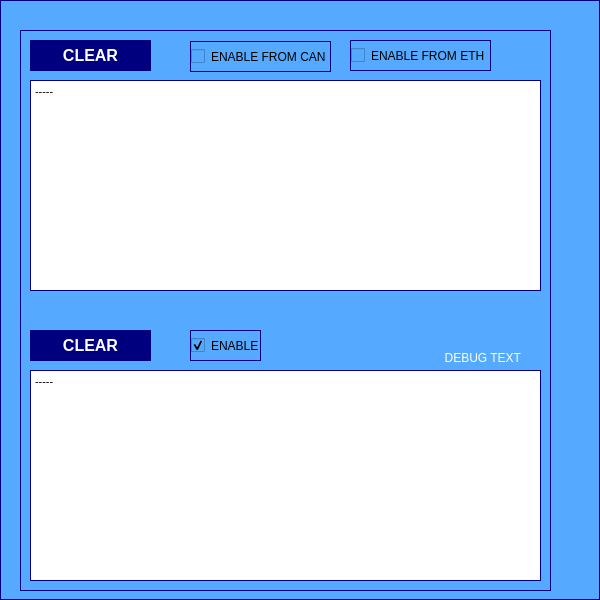
<?xml version="1.0" encoding="UTF-8"?>
<ui version="4.0">
 <class>debugWindow</class>
 <widget class="QWidget" name="debugWindow">
  <property name="geometry">
   <rect>
    <x>0</x>
    <y>0</y>
    <width>600</width>
    <height>600</height>
   </rect>
  </property>
  <property name="windowTitle">
   <string>GENERATOR DEBUG WINDOW</string>
  </property>
  <property name="styleSheet">
   <string notr="true">
background-color: rgb(85, 170, 255);</string>
  </property>
  <widget class="QFrame" name="mainFrame">
   <property name="geometry">
    <rect>
     <x>0</x>
     <y>0</y>
     <width>600</width>
     <height>600</height>
    </rect>
   </property>
   <property name="font">
    <font>
     <pointsize>20</pointsize>
     <bold>true</bold>
    </font>
   </property>
   <property name="styleSheet">
    <string notr="true">border-width: 1px;
border-style: solid; 
border-color: darkblue;
border-color: rgb(0, 0, 127);</string>
   </property>
   <property name="frameShape">
    <enum>QFrame::StyledPanel</enum>
   </property>
   <property name="frameShadow">
    <enum>QFrame::Raised</enum>
   </property>
   <widget class="QFrame" name="connectionFrame_4">
    <property name="geometry">
     <rect>
      <x>20</x>
      <y>30</y>
      <width>531</width>
      <height>561</height>
     </rect>
    </property>
    <property name="styleSheet">
     <string notr="true">border-width: 1px;
border-style: solid; 
border-color: darkblue;
border-color: rgb(0, 0, 127);
</string>
    </property>
    <property name="frameShape">
     <enum>QFrame::StyledPanel</enum>
    </property>
    <property name="frameShadow">
     <enum>QFrame::Raised</enum>
    </property>
    <widget class="QPlainTextEdit" name="canText">
     <property name="geometry">
      <rect>
       <x>10</x>
       <y>50</y>
       <width>511</width>
       <height>211</height>
      </rect>
     </property>
     <property name="font">
      <font>
       <pointsize>8</pointsize>
      </font>
     </property>
     <property name="styleSheet">
      <string notr="true">background-color: rgb(255, 255, 255);
color: rgb(0, 0, 0);
</string>
     </property>
     <property name="plainText">
      <string>-----
</string>
     </property>
    </widget>
    <widget class="QPushButton" name="logClearButton">
     <property name="geometry">
      <rect>
       <x>10</x>
       <y>10</y>
       <width>121</width>
       <height>31</height>
      </rect>
     </property>
     <property name="font">
      <font>
       <pointsize>12</pointsize>
       <bold>true</bold>
      </font>
     </property>
     <property name="styleSheet">
      <string notr="true">background-color: rgb(0, 0, 127);
color: rgb(255, 255, 255);
border-width: 0px;
</string>
     </property>
     <property name="text">
      <string>CLEAR</string>
     </property>
    </widget>
    <widget class="QCheckBox" name="logEnableCheck">
     <property name="geometry">
      <rect>
       <x>170</x>
       <y>11</y>
       <width>141</width>
       <height>31</height>
      </rect>
     </property>
     <property name="text">
      <string>ENABLE FROM CAN</string>
     </property>
    </widget>
    <widget class="QPlainTextEdit" name="debugText">
     <property name="geometry">
      <rect>
       <x>10</x>
       <y>340</y>
       <width>511</width>
       <height>211</height>
      </rect>
     </property>
     <property name="font">
      <font>
       <pointsize>8</pointsize>
      </font>
     </property>
     <property name="styleSheet">
      <string notr="true">background-color: rgb(255, 255, 255);
color: rgb(0, 0, 0);
</string>
     </property>
     <property name="plainText">
      <string>-----
</string>
     </property>
    </widget>
    <widget class="QPushButton" name="debugClearButton">
     <property name="geometry">
      <rect>
       <x>10</x>
       <y>300</y>
       <width>121</width>
       <height>31</height>
      </rect>
     </property>
     <property name="font">
      <font>
       <pointsize>12</pointsize>
       <bold>true</bold>
      </font>
     </property>
     <property name="styleSheet">
      <string notr="true">background-color: rgb(0, 0, 127);
color: rgb(255, 255, 255);
border-width: 0px;
</string>
     </property>
     <property name="text">
      <string>CLEAR</string>
     </property>
    </widget>
    <widget class="QLabel" name="label_16">
     <property name="geometry">
      <rect>
       <x>270</x>
       <y>320</y>
       <width>231</width>
       <height>16</height>
      </rect>
     </property>
     <property name="styleSheet">
      <string notr="true">
color: rgb(255, 255, 255);
border-width: 0px;
</string>
     </property>
     <property name="text">
      <string>DEBUG TEXT</string>
     </property>
     <property name="alignment">
      <set>Qt::AlignRight|Qt::AlignTrailing|Qt::AlignVCenter</set>
     </property>
    </widget>
    <widget class="QCheckBox" name="debugEnable">
     <property name="geometry">
      <rect>
       <x>170</x>
       <y>300</y>
       <width>71</width>
       <height>31</height>
      </rect>
     </property>
     <property name="text">
      <string>ENABLE</string>
     </property>
     <property name="checked">
      <bool>true</bool>
     </property>
    </widget>
    <widget class="QCheckBox" name="logEnableEthCheck">
     <property name="geometry">
      <rect>
       <x>330</x>
       <y>10</y>
       <width>141</width>
       <height>31</height>
      </rect>
     </property>
     <property name="text">
      <string>ENABLE FROM ETH</string>
     </property>
    </widget>
   </widget>
  </widget>
 </widget>
 <resources/>
 <connections/>
</ui>
